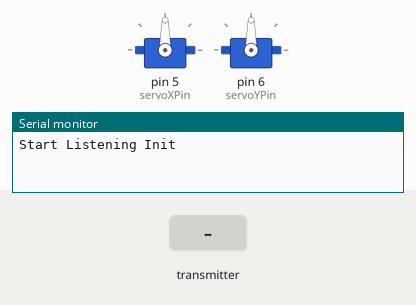
Simulated run of this sketch. Board: Arduino Uno, built with avr-gcc and run on an emulated ATmega328P. On the bench: 2 × servo, the last lines printed to the serial monitor. The test bench sets the inputs (shaded band). No radio packets arrive unless stated.

Above: at 1.7 s.
1.8 s: the transmitter starts sending data.0 = 256
At 2.7 s:
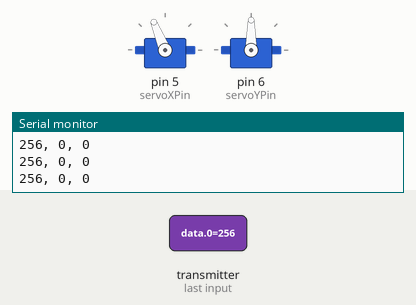
3.3 s: the transmitter starts sending data.1 = 1023
At 3.8 s:
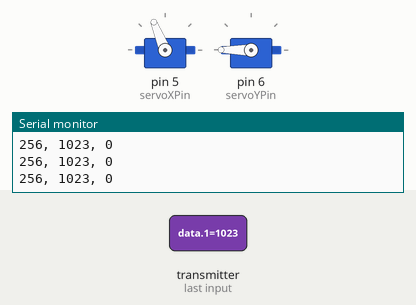
4.8 s: the transmitter starts sending data.0 = 512
At 6.0 s:
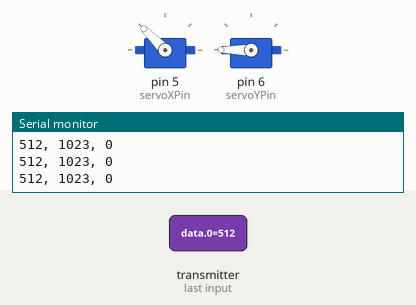
6.3 s: the transmitter starts sending data.0 = 1023
At 7.3 s:
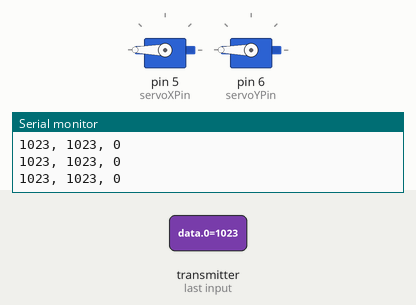
7.8 s: the transmitter starts sending data.1 = 0
At 8.4 s:
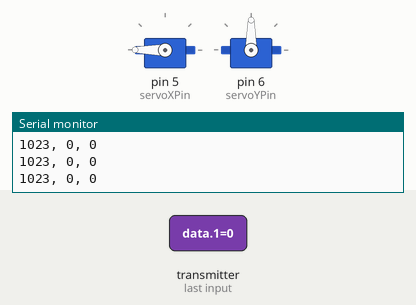
9.3 s: the transmitter starts sending data.1 = 256
At 9.6 s:
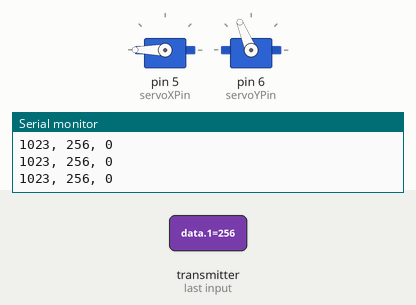
Timing chart, 0 to 11.8 s (numbered marks = the images above; inputs shaded):
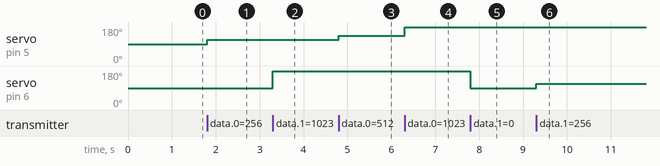

The sketch:

NRF24L01_receiver_x_joystick_x_servo.ino
```cpp
// Needed Libraries
// - Servo by Michael Margolis, Arduino
// - RF24 by TMRh20

// NRF24L01 -> UNO PINOUT
// 5v -> VCC, MAKE SURE YOU HAVE ADAPTER!!!
// GND -> GND
// 8 -> CE
// 10 -> CSN
// 11 -> MOSI
// 12 -> MISO
// 13 -> SCK
// UNO PINOUT

// NRF24L01 -> UNO NANO PINOUT
// 5v -> VCC, MAKE SURE YOU HAVE ADAPTER!!!
// GND -> GND
// 8 -> CE
// 9 -> CSN
// 11 -> MOSI
// 12 -> MISO
// 13 -> SCK
// UNO NANO PINOUT

// ANALOG PINOUT
// GND -> GND
// VCC -> 5V
// X PIN -> A0 (Your choice!)
// Y PIN -> A1 (Your choice!)

// SERVO PINOUT
// GND -> GND
// VCC -> 5V
// X PIN -> D5 PWM (Your choice!)
// Y PIN -> D6 PWM (Your choice!)

#include <SPI.h>
#include <nRF24L01.h>
#include <RF24.h>
#include <Servo.h>

//create servo object
Servo servoX;
Servo servoY;
const int servoXPin = 5;
const int servoYPin = 6;

//create an RF24 object
RF24 radio(8, 9);  // CE, CSN

const byte address[6] = "11229";

int intReadings[3] = {0,0,0};

void setup() {
  Serial.begin(9600);
  setupRadio();
  setupServo();
}

void loop() {
  readData();
  writeServoes();
}

void setupRadio() {
  bool isBegin = radio.begin();
  radio.openReadingPipe(0, address);
  radio.setPALevel(RF24_PA_MIN);
  radio.startListening();
  if(isBegin)
    Serial.println("Start Listening Init");
  else
    Serial.println("Failed Listening Init");
  delay(500);
}

void readData() {
  if (radio.available()) {
    int data[3] = {0};
    radio.read(&data, sizeof(data));
    for (int i = 0; i < 3; i++) {
      intReadings[i] = data[i];
      Serial.print(intReadings[i]);
      if (i < 2) Serial.print(", ");
    }
    Serial.println();
  }
}

void setupServo() {
  servoX.attach(servoXPin);
  servoY.attach(servoYPin);
}

int test = 0;

void writeServoes() {
    int angleX = map(intReadings[0], -1023, 1023, 0, 180);
    int angleY = map(intReadings[1], -1023, 1023, 0, 180);

    servoX.write(angleX);
    servoY.write(angleY);
}
```

Measured:
- after the input at 1.8 s, servo on pin 5 (servoXPin): 90° → 112° at once
- after the input at 3.3 s, servo on pin 6 (servoYPin): 90° → 180° at once
- after the input at 4.8 s, servo on pin 5 (servoXPin): 112° → 135° at once
- after the input at 6.3 s, servo on pin 5 (servoXPin): 135° → 180° at once
- after the input at 7.8 s, servo on pin 6 (servoYPin): 180° → 90° at once
- after the input at 9.3 s, servo on pin 6 (servoYPin): 90° → 112° at once
